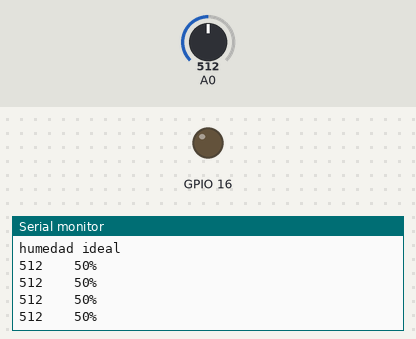
Bench run of a sketch on a simulated ESP8266 (NodeMCU). Parts: output pins drawn as LEDs (lit = HIGH), the last lines printed to the serial monitor. Inputs (shaded band) come from the test bench; at power-on: A0 = 512.

Above: at 1.2 s.
1.3 s: A0 set to 716
At 1.68 s:
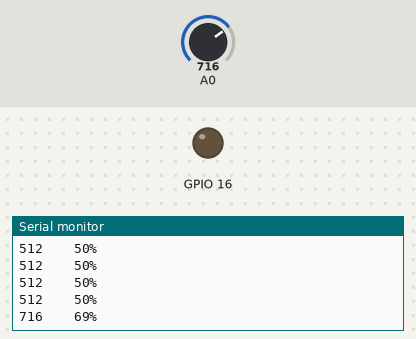
3.2 s: A0 set to 122
At 3.44 s:
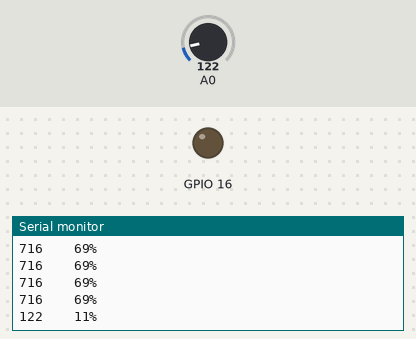
Timing chart, 0 to 6.2 s (numbered marks = the images above; inputs shaded):
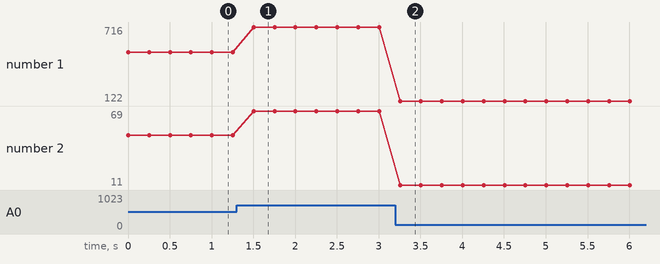

The sketch:

practicaTema3.ino
```cpp
#include <ESP8266WiFi.h>
#include <ThingerESP8266.h>

#define USERNAME "Santiastic"
#define DEVICE_ID "NODEMCU"
#define DEVICE_CREDENTIAL "MVEF%fhVBOk5"

#define SSID "IoT"
#define SSID_PASSWORD "curso2020"

ThingerESP8266 thing(USERNAME, DEVICE_ID, DEVICE_CREDENTIAL);


String humedadAnt= "Estado";

void setup() {

Serial.begin(115200);
pinMode(A0, INPUT);
pinMode(16, OUTPUT);

thing.add_wifi(SSID, SSID_PASSWORD);

thing["led"]<< digitalPin(16);
thing["sensor"] >> outputValue(analogRead(A0));
thing["humedad"] >> outputValue((analogRead(A0)*100)/1024);
thing["humidity"] >> outputValue(humedadAnt);
}

void loop() {

   int Sensoranalogico = analogRead(A0);
   int humidity= (Sensoranalogico*100)/1024;


   Serial.print(Sensoranalogico);
   Serial.print("    ");

   String porcentaje = "%";
   porcentaje = humidity+porcentaje;
   Serial.println(porcentaje);


    delay(250);

   //Humedad ideal= 28%<=humidity<=52%
   //Planta con riesgo de secarse y morir= humidity<28%
   //Planta con demasiada agua y riesgo de morir= humidity>52%


  if (humidity>=28 && humidity <=52 ){

      String humedad = "humedad ideal";
      //Serial.println(humedad);
      if (humedad=="humedad ideal" && humedadAnt != "humedad ideal"){
        Serial.println(humedad);
        humedadAnt=humedad;
        thing.handle();
      }


   }else if (humidity<28){
      String humedad = "Planta por secarse";
      //Serial.println(humedad);
      if (humedad=="Planta por secarse" && humedadAnt!="Planta por secarse"){
      Serial.println(humedad);
      humedadAnt=humedad;
      thing.handle();
      }

   }else {
      String humedad = "Planta por ahogarse";
      //Serial.println(humedad);
      if (humedad=="Planta por ahogarse" && humedadAnt!="Planta por ahogarse"){
      Serial.println(humedad);
      humedadAnt=humedad;
      thing.handle();
      }

      }


}
```

Measured:
- after the input at 1.3 s, the serial monitor: prints a new line after 0.20 s (image 1)
- after the input at 3.2 s, the serial monitor: prints a new line after 0.06 s (image 2)
- plotted number 1: 512 → 716 after the input at 1.3 s, 716 → 122 after the input at 3.2 s
- plotted number 2: 50 → 69 after the input at 1.3 s, 69 → 11 after the input at 3.2 s
